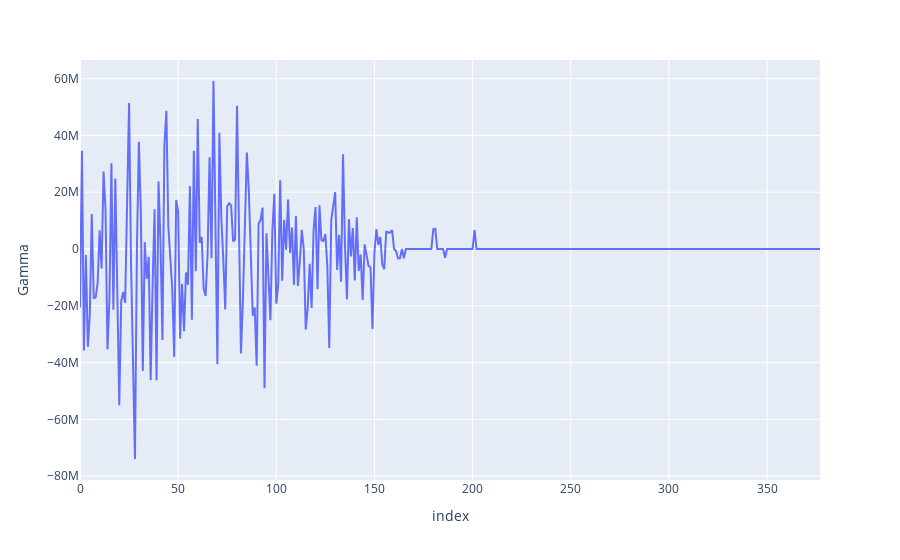

Write notebook code for a chart like this one.
### Markdown cell above
### Gamma

### Code cell
px.line(greeks_df, y="Gamma")

### Figure 1 — Plotly figure (JSON) as saved in the notebook; plotly's stock layout.template omitted (floating-point values rounded to 4 significant figures; data arrays with more than 128 entries replaced by an {"elided": "..."} marker saying what was removed)
{"data": [{"hovertemplate": "index=%{x}<br>Gamma=%{y}<extra></extra>", "legendgroup": "", "line": {"color": "#636efa", "dash": "solid"}, "marker": {"symbol": "circle"}, "mode": "lines", "name": "", "orientation": "v", "showlegend": false, "type": "scatter", "x": {"elided": "378 int values"}, "xaxis": "x", "y": {"elided": "378 float values"}, "yaxis": "y"}], "layout": {"legend": {"tracegroupgap": 0}, "margin": {"t": 60}, "xaxis": {"anchor": "y", "domain": [0, 1], "title": {"text": "index"}}, "yaxis": {"anchor": "x", "domain": [0, 1], "title": {"text": "Gamma"}}}}
